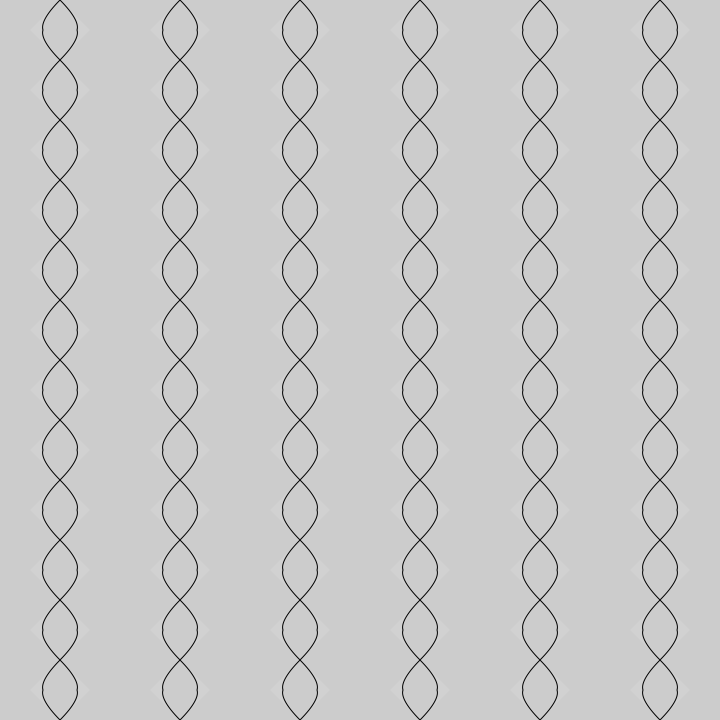
Frame 1 (no input)
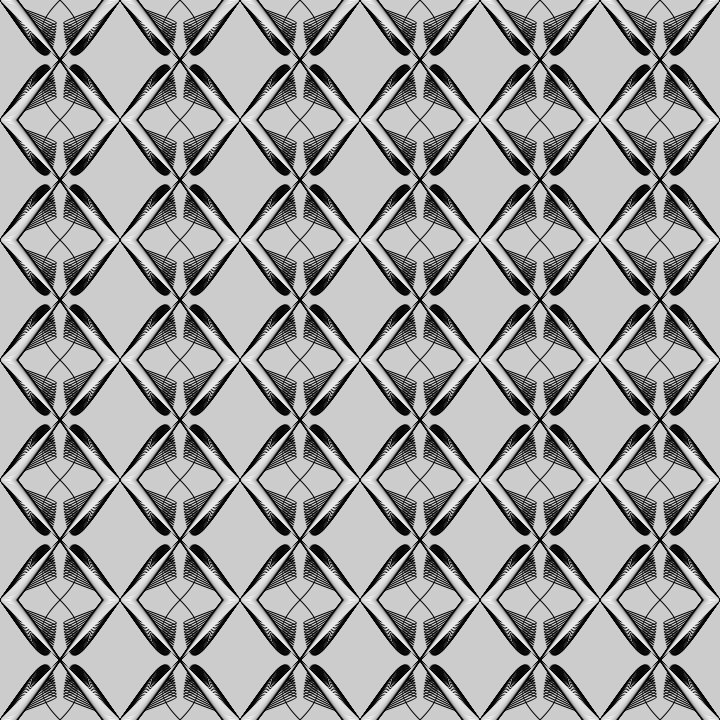
Frame 60 (the mouse pressed at the canvas centre just before this capture)
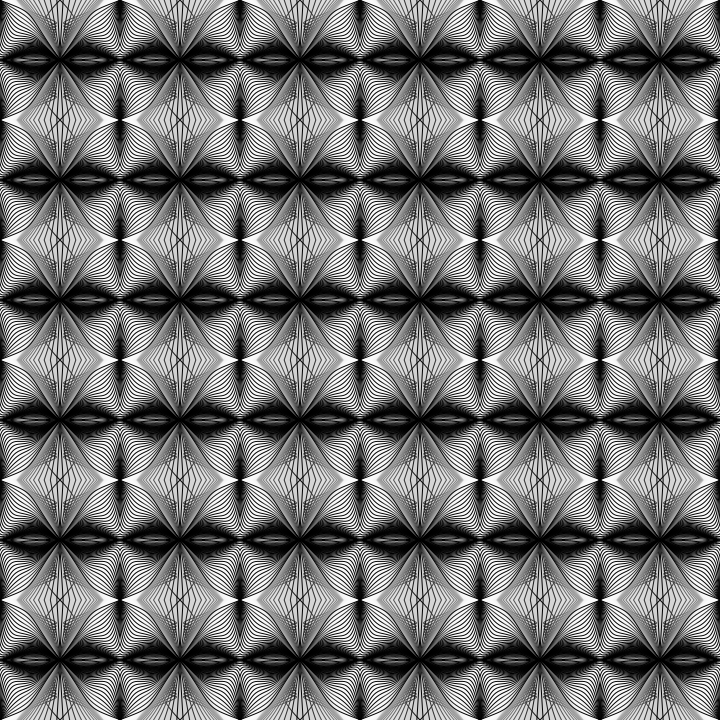
Frame 120 (the mouse held since frame 60 and released just before this capture)

The Processing sketch that drew these frames (run headless with seeded random() and noise(); from frame 60 on, the mouse is pressed at the canvas centre):

// Processing sketch: sketch_9172020_PatternGeneration
// ── sketch_9172020_PatternGeneration.pde
int t,x,y,a=-30,b=-a;
void setup(){size(720,720);fill(-1,24);}
void draw(){
 bezier(0,0,cos(++t*.04)*90+30,sin(t*.08)*90+30,tan(t*.01)*9,-tan(t*.02)*9,60,60);
 for(y=0;y<720+(b=-b);y+=60)
 for(x=0;x<720;x+=60)
 copy(0,0,60,60,x+30-(a=-a),y+30-b,a*2,b*2);
}
